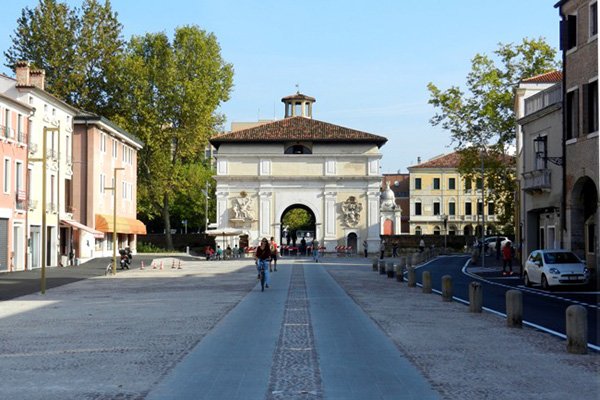
//> input picture portello.png, 600 x 400 px
$ ./lab2   (built with g++ and OpenCV 4)
//> lines starting //> are read from the running program, lines starting //| are printed output that depends on the picture
#include <iostream>
#include <opencv2/opencv.hpp>


using namespace cv;
using namespace std;


// initializing the variables and objects that are used in a
//program to perform image processing operations such as blurring and smoothing.

Mat src;
Mat dst;

int kernel_length = 3;
char window_name[] = "Smoothing";
int display_caption(const char* caption); //This line declares a function named display_caption
                                          //that takes a pointer to a constant character array as its argument and returns an integer value.
int display_dst(int delay);


Mat image; //object of the Mat class named image. This object is used to store the image data that will be processed.
int blurMin = 1;
int blurMax = 50;
int sigma_min = 1;
int sigmaR_min = 1;
int sigmaS_min = 1;
int sigma_max = 100;

Mat draw_histogram(Mat& hist, Mat& image, Scalar color) {
    // Set the histogram parameters
    int histSize = 256;
    float range[] = { 0, 256 };               //sets the range of pixel values that will be considered in the histogram.
    const float* histRange = { range };       //creates a pointer to the array that contains the range of pixel values.
    bool uniform = true, accumulate = false;


    // Calculate the histogram
    Mat hist_image;
    calcHist(&hist, 1, 0, Mat(), hist_image, 1, &histSize, &histRange, uniform, accumulate);

    // Draw the histogram
    int hist_height = 200, hist_width = 256; // sets the dimensions
    int bin_width = cvRound((double)hist_width / histSize);
    Mat histImage(hist_height, hist_width, CV_8UC3, Scalar(0, 0, 0)); //black image
    normalize(hist_image, hist_image, 0, histImage.rows, NORM_MINMAX, -1, Mat());
    for (int i = 1; i < histSize; i++) {
        line(histImage, Point(bin_width * (i - 1), hist_height - cvRound(hist_image.at<float>(i - 1))),
            Point(bin_width * (i), hist_height - cvRound(hist_image.at<float>(i))),
            color, 2, LINE_AA);
    }

    // Combine and concatenate the histogram and image
    Mat combined_image;
    vconcat(histImage, combined_image);

    return combined_image;
}

// [41 lines left out: function show_histogram, not called in this run]

void show_histograms(Mat& image, String window_name) {
    // Separate the image into 3 channels
    vector<Mat> bgr_planes;
    split(image, bgr_planes);


    // Define the colors for each channel
    Vec3b blue(255, 0, 0);
    Vec3b green(0, 255, 0);
    Vec3b red(0, 0, 255);

    // Draw the histograms
    Mat hist_b = draw_histogram(bgr_planes[0], image, blue);
    Mat hist_g = draw_histogram(bgr_planes[1], image, green);
    Mat hist_r = draw_histogram(bgr_planes[2], image, red);


    // Concatenate the histograms and show them
    Mat hist_combined;
    hconcat(hist_b, hist_g, hist_combined);
    hconcat(hist_combined, hist_r, hist_combined);
    imshow(window_name+" Histograms", hist_combined);


}


void Blur(int sliderValue, void*)
{
    if(sliderValue <= 0)
    {
        return;
    }
    Mat output;
    blur(src, output, Size(sliderValue, sliderValue));
    imshow("BlurWindow", output);
}

void MedianBlur(int sliderValue, void*)
{
    if (sliderValue <= 0)
    {
        return;
    }
    sliderValue = 2 * sliderValue - 1;
    Mat output;
    medianBlur(src, output, sliderValue);
    imshow("MedianBlurWindow", output);
}

void GaussianBlur(int sliderValue, void*)
{
    if (sliderValue <= 0)
    {
        return;
    }
    sliderValue = 2 * sliderValue - 1;
    Mat output;
    GaussianBlur(src, output, Size(sliderValue, sliderValue), sigma_min, sigma_min);
    imshow("GaussianBlurWindow", output);
}

void BilateralFilter(int sliderValue, void*)
{
    if (sliderValue <= 0)
    {
        return;
    }
    //sliderValue = 2 * sliderValue - 1;
    Mat output;
    bilateralFilter(src, output, sliderValue, sigmaR_min * 2, sigmaS_min / 2);
    imshow("BilateralFilterWindow", output);

    //setting the slider values
}


int main(int argc, char** argv) {


    /*    PART-1 of LAB-2    */

	// Load image
    Mat image = imread("portello.png");
//> image is the input picture: 400 rows x 600 cols, CV_8UC3; mean B, G, R 133.5, 130.3, 119

    /*    ORIGINAL RGB IMAGE AND HISTOGRAM   */
    // Show original image
    imshow("Original Image", image);

    // Concatenate histograms of each channel of original image
    vector<Mat> bgr_orig;
    split(image, bgr_orig);
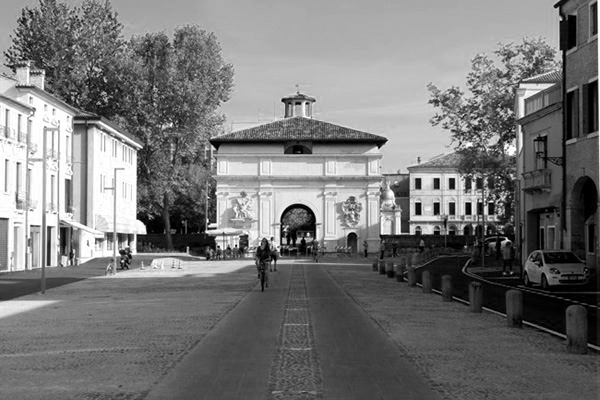
//> bgr_orig[2]: 400 rows x 600 cols, CV_8UC1; min 0, max 255, mean 119
    show_histograms(image, "Original Image");
//> in draw_histogram, `calcHist(&hist, 1, 0, Mat(), hist_image, 1, &histSize, &histRange, uni..`: hist_image = 256 values, max 13931 at index 255, min 305 at index 207, mean 937.5
//> in draw_histogram, `normalize(hist_image, hist_image, 0, histImage.rows, NORM_MINMAX, -1, ..`: hist_image = 256 values, max 200 at index 255, min 0 at index 207, mean 9.28
    /**********************************************/

	/*    EQUALIZED RGB IMAGE AND HISTOGRAM   */
    // Equalize each channel separately
    Mat eq_image;
    vector<Mat> eq_channels;
    for (int i = 0; i < bgr_orig.size(); i++) {
        Mat eq_channel;
        equalizeHist(bgr_orig[i], eq_channel);
        eq_channels.push_back(eq_channel);
    }
//> this loop made 3 passes
    merge(eq_channels, eq_image);
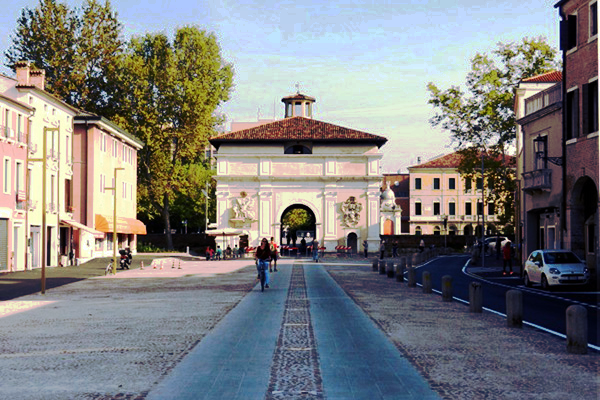
//> eq_image: 400 rows x 600 cols, CV_8UC3; mean B, G, R 127.7, 127.8, 127.3
    imshow("Equalized Image (RGB)", eq_image);

    // Concatenate histograms of each channel of equalized image (RGB)
    vector<Mat> bgr_eq;
    split(eq_image, bgr_eq);
    show_histograms(eq_image, "Equalized Image (RGB)");
//> in draw_histogram (call 5), `calcHist(&hist, 1, 0, Mat(), hist_image, 1, &histSize, &histRange, uni..`: hist_image = 256 values, max 6407 at index 222, min 0 at index 56, mean 937.5
//> in draw_histogram (call 5), `normalize(hist_image, hist_image, 0, histImage.rows, NORM_MINMAX, -1, ..`: hist_image = 256 values, max 200 at index 222, min 0 at index 56, mean 29.26
//> after the loop in draw_histogram (call 5), `for (int i = 1; i < histSize; i++)`:
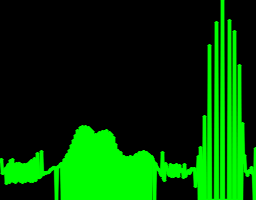
//> histImage: 200 rows x 256 cols, CV_8UC3; mean B, G, R 0, 63.8, 0
    /**********************************************/

    /*    EQUALIZED LAB IMAGE AND HISTOGRAM    */
    // Convert image to Lab color space and equalize only L channel
    Mat lab_image;
    cvtColor(image, lab_image, COLOR_BGR2Lab);
//> lab_image: 400 rows x 600 cols, CV_8UC3; mean of channels 0, 1, 2 134.3, 125.8, 125.2
    vector<Mat> lab_channels;
    split(lab_image, lab_channels);
    equalizeHist(lab_channels[0], lab_channels[0]);
    merge(lab_channels, lab_image);
//> lab_image: 400 rows x 600 cols, CV_8UC3; mean of channels 0, 1, 2 127.9, 125.8, 125.2
    cvtColor(lab_image, lab_image, COLOR_Lab2BGR);
    imshow("Equalized Image (Lab)", lab_image);

    // Concatenate histograms of L channel of equalized image
    show_histograms(lab_image, "Equalized Image (L Channel)");
//> call 3 of show_histograms, with window_name = "Equalized Image (L Channel)"
//> in show_histograms (call 3), `split(image, bgr_planes);`:
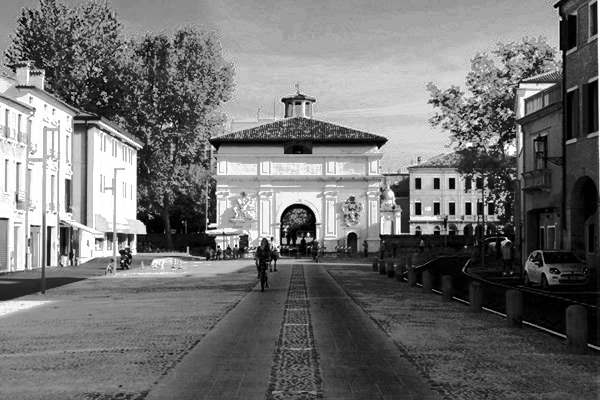
//> bgr_planes[2]: 400 rows x 600 cols, CV_8UC1; min 0, max 255, mean 113.3
//> in draw_histogram (call 7), `calcHist(&hist, 1, 0, Mat(), hist_image, 1, &histSize, &histRange, uni..`: hist_image = 256 values, max 13602 at index 255, min 138 at index 206, mean 937.5
//> in draw_histogram (call 7), `normalize(hist_image, hist_image, 0, histImage.rows, NORM_MINMAX, -1, ..`: hist_image = 256 values, max 200 at index 255, min 0 at index 206, mean 11.88
//> after the loop in draw_histogram (call 7), `for (int i = 1; i < histSize; i++)`:
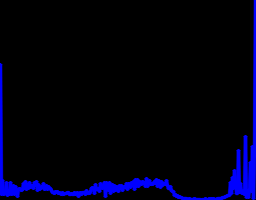
//> histImage: 200 rows x 256 cols, CV_8UC3; mean B, G, R 16.7, 0, 0
//> in draw_histogram (call 8), `calcHist(&hist, 1, 0, Mat(), hist_image, 1, &histSize, &histRange, uni..`: hist_image = 256 values, max 4013 at index 219, min 91 at index 209, mean 937.5
//> in draw_histogram (call 8), `normalize(hist_image, hist_image, 0, histImage.rows, NORM_MINMAX, -1, ..`: hist_image = 256 values, max 200 at index 219, min 0 at index 209, mean 43.17
//> after the loop in draw_histogram (call 8), `for (int i = 1; i < histSize; i++)`:
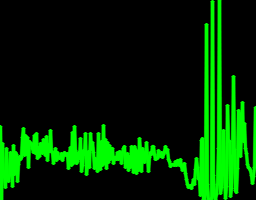
//> histImage: 200 rows x 256 cols, CV_8UC3; mean B, G, R 0, 48.2, 0
//> in show_histograms (call 3), `hconcat(hist_combined, hist_r, hist_combined);`:
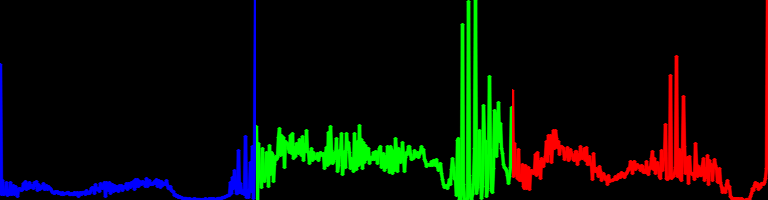
//> hist_combined: 200 rows x 768 cols, CV_8UC3; mean B, G, R 5.6, 16.1, 10
    /***********************************************/


    /*    PART-2 of LAB-2    */

    src = lab_image;
    Mat img_blur, img_gaus, img_median, img_bilat;

    // [9 lines of commented-out code are left out]


    struct Userdata {int sliderId; std::string sliderName;};


    namedWindow("BlurWindow");
    createTrackbar("Kernel Value", "BlurWindow", &blurMin, blurMax, Blur);
    imshow("BlurWindow", src);


    namedWindow("MedianBlurWindow");
    createTrackbar("Kernel Value", "MedianBlurWindow", &blurMin, blurMax, MedianBlur);
    imshow("MedianBlurWindow", src);


    Userdata userdata0{ 0, "kernelVal" };
    Userdata userdata1{ 1, "sigmaVal" };
    namedWindow("GaussianBlurWindow");
    createTrackbar("kernel Value", "GaussianBlurWindow", &blurMin, blurMax, GaussianBlur, &userdata0);
    createTrackbar("Sigma Value", "GaussianBlurWindow", &sigma_min, sigma_max, GaussianBlur, &userdata1);
    imshow("GaussianBlurWindow", src);


    Userdata userdata2{ 2, "kernelVal" };
    Userdata userdata3{ 3, "sigmaRVal" };
    Userdata userdata4{ 4, "sigmaSVal" };
    namedWindow("BilateralFilterWindow");
    //Creating and naming the trackbar
    createTrackbar("Kernel Value", "BilateralFilterWindow", &blurMin, 10, BilateralFilter, &userdata2);
    createTrackbar("Sigma R Value", "BilateralFilterWindow", &sigmaR_min, sigma_max, BilateralFilter, &userdata3);
    createTrackbar("Sigma S Value", "BilateralFilterWindow", &sigmaS_min, sigma_max, BilateralFilter, &userdata4);
    imshow("BilateralFilterWindow", src);


    waitKey(0);
    return 0;
}

$ run again, with road2.png copied over portello.png
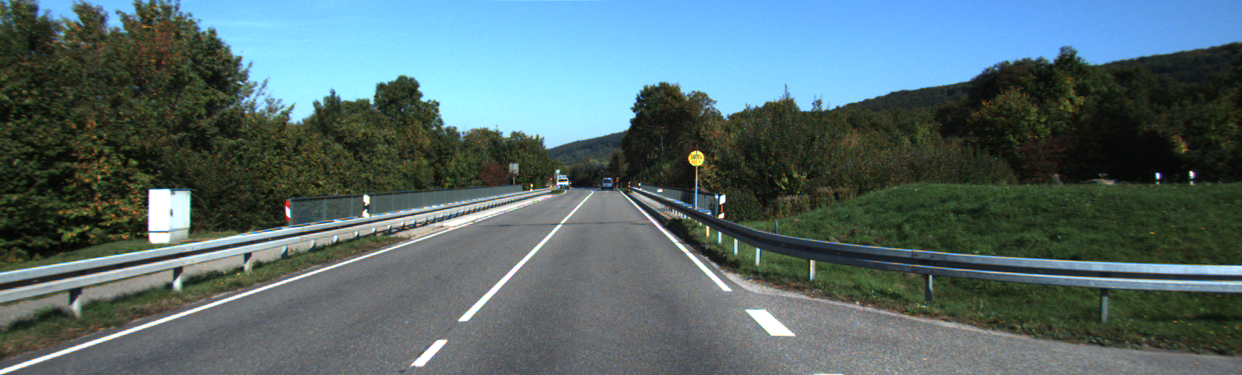
//> input picture road2.png, 1242 x 375 px
//> image is the input picture: 375 rows x 1242 cols, CV_8UC3; mean B, G, R 109, 106.5, 85.4
//> in draw_histogram, `calcHist(&hist, 1, 0, Mat(), hist_image, 1, &histSize, &histRange, uni..`: hist_image = 256 values, max 87028 at index 255, min 2 at index 1, mean 1819.3
//> in draw_histogram, `normalize(hist_image, hist_image, 0, histImage.rows, NORM_MINMAX, -1, ..`: hist_image = 256 values, max 200 at index 255, min 0 at index 1, mean 4.18
//> the loop `for (int i = 0; i < bgr_orig.size(); i++)` made 3 passes
//> in draw_histogram (call 7), `calcHist(&hist, 1, 0, Mat(), hist_image, 1, &histSize, &histRange, uni..`: hist_image = 256 values, max 101992 at index 255, min 154 at index 248, mean 1819.3
//> in draw_histogram (call 7), `normalize(hist_image, hist_image, 0, histImage.rows, NORM_MINMAX, -1, ..`: hist_image = 256 values, max 200 at index 255, min 0 at index 248, mean 3.27
//> after the loop in draw_histogram (call 7), `for (int i = 1; i < histSize; i++)`:
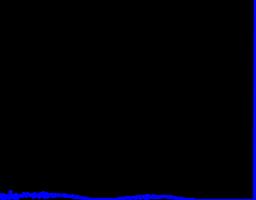
//> histImage: 200 rows x 256 cols, CV_8UC3; mean B, G, R 7.1, 0, 0
//> in show_histograms (call 3), `hconcat(hist_combined, hist_r, hist_combined);`:
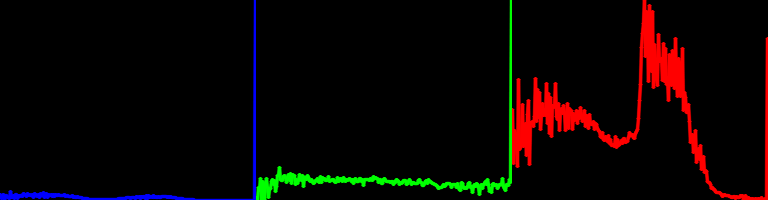
//> hist_combined: 200 rows x 768 cols, CV_8UC3; mean B, G, R 2.4, 4.2, 11.6

$ run again, with countryside.jpg saved as portello.png
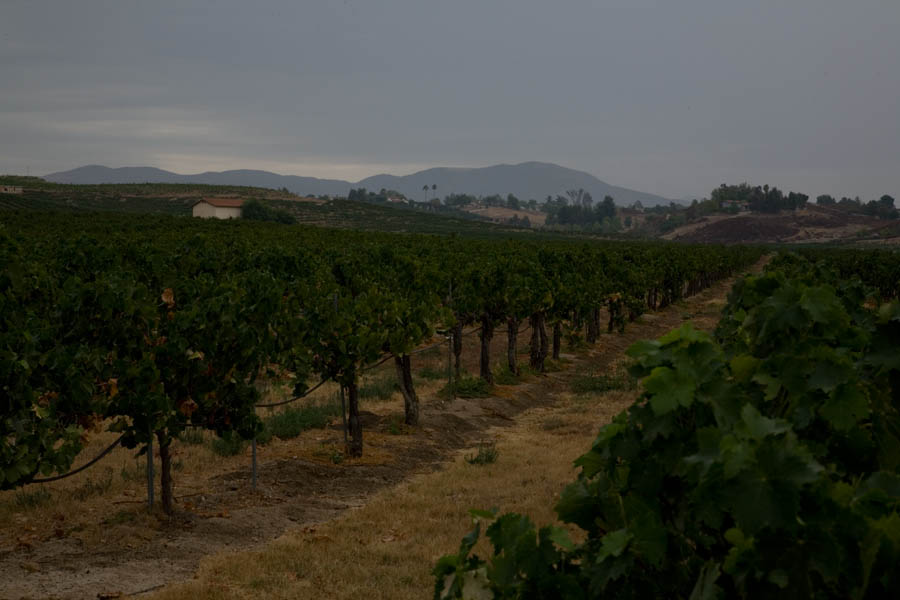
//> input picture countryside.jpg, 900 x 600 px
//> image is the input picture: 600 rows x 900 cols, CV_8UC3; mean B, G, R 51.9, 62.8, 62.3
//> in draw_histogram, `calcHist(&hist, 1, 0, Mat(), hist_image, 1, &histSize, &histRange, uni..`: hist_image = 256 values, max 73168 at index 0, min 0 at index 151, mean 2109.4
//> in draw_histogram, `normalize(hist_image, hist_image, 0, histImage.rows, NORM_MINMAX, -1, ..`: hist_image = 256 values, max 200 at index 0, min 0 at index 151, mean 5.77
//> the loop `for (int i = 0; i < bgr_orig.size(); i++)` made 3 passes
//> in draw_histogram (call 7), `calcHist(&hist, 1, 0, Mat(), hist_image, 1, &histSize, &histRange, uni..`: hist_image = 256 values, max 15270 at index 241, min 0 at index 1, mean 2109.4
//> in draw_histogram (call 7), `normalize(hist_image, hist_image, 0, histImage.rows, NORM_MINMAX, -1, ..`: hist_image = 256 values, max 200 at index 241, min 0 at index 1, mean 27.63
//> after the loop in draw_histogram (call 7), `for (int i = 1; i < histSize; i++)`:
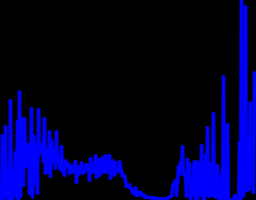
//> histImage: 200 rows x 256 cols, CV_8UC3; mean B, G, R 52, 0, 0
//> in show_histograms (call 3), `hconcat(hist_combined, hist_r, hist_combined);`:
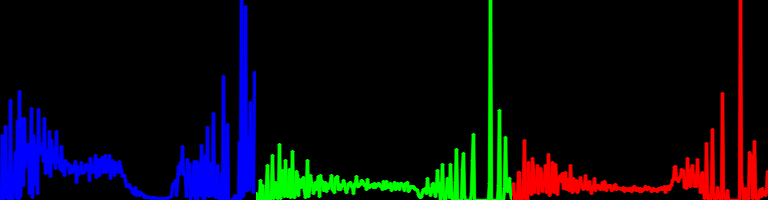
//> hist_combined: 200 rows x 768 cols, CV_8UC3; mean B, G, R 17.3, 10.1, 10.1
